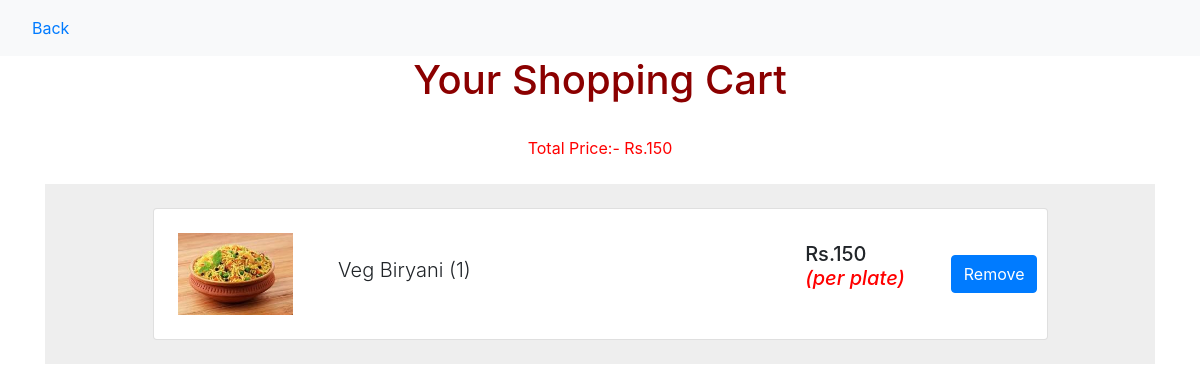
/customer/cart/ (signed in), run on the app's committed database.
### customer/models.py (models this page shows, shortened)
class CartItem(models.Model):
    product = models.ForeignKey(Recipe, null=True,on_delete=models.CASCADE,)
    user=models.ForeignKey(User,null=True, on_delete=models.CASCADE)
    quantity = models.PositiveIntegerField(null=True,default=0)

### vendor/models.py (models this page shows, shortened)
class Recipe(models.Model):
	vendor = models.ForeignKey(Vendor, null=True, on_delete=models.CASCADE, )
	recipe_name=models.CharField(max_length=100)
	recipe_price=models.IntegerField(null=True)
	recipe_discription=models.TextField(null=True)
	recipe_image=models.ImageField(upload_to='recipe')

### customer/views.py (the view)
# urls.py: path('cart/',views.cart,name='cart'),
def cart(request):
    cart_items = CartItem.objects.filter(user=request.user)
    total_price = sum(item.product.recipe_price * item.quantity for item in cart_items)
    return render(request, 'view_cart.html', {'cart_items': cart_items, 'total_price': total_price})

### templates/view_cart.html (shortened to what this page needs)
{% load static %}
<!doctype html>
<html lang="en">
  <head>
    <link rel="stylesheet" href="https://stackpath.bootstrapcdn.com/bootstrap/4.2.1/css/bootstrap.min.css">
</head>
<body>
  <nav class="navbar navbar-expand-lg navbar-light bg-light">
  <a class="nav-link active" href="/customer/customer_dashboard/">Back</a>
</nav>
    <div class="container">
    <h1 style="color:darkred; text-align: center; ">Your Shopping Cart</h1>
 <div class="product-list">
        <div>
          <br>
<p style="color:red; text-align:center;" class="mb-0">Total Price:- Rs.{{total_price}}</p>
          </div>
          <br>
   {% for item in cart_items %}
    <section class="h-10" style="background-color: #eee;">
  <div class="container h-100">
    <div class="row d-flex justify-content-center align-items-center h-100">
      <div class="col-10">
        <div class="card rounded-3 mb-4">
          <div class="card-body p-4">
            <div class="row d-flex justify-content-between align-items-center">
              <div class="col-md-2 col-lg-2 col-xl-2">
                <img
                  src="{{item.product.recipe_image.url}}"
                  class="img-fluid rounded-3" alt="Cotton T-shirt">
              </div>
              <div class="col-md-3 col-lg-3 col-xl-3">
                <p class="lead fw-normal mb-2">{{ item.product.recipe_name }} ({{ item.quantity }})</p>
              </div>
              <div class="col-md-3 col-lg-2 col-xl-2 offset-lg-1">
                <h5 class="mb-0">Rs.{{ item.product.recipe_price}}<p style="color:red;"><i>(per plate)</i></p></h5>
              </div>
               <button  type="button" class="btn btn-primary" > <a href="/customer/remove_cart/{{item.id}}" class="text-white">Remove</a></button>
            </div>
          </div>
        </div>
      </div>
    </div>
  </div>
  {% endfor %}
</section>
</body>
</html>

### data on the page
CartItem: product.recipe_image (picture), product.recipe_name "Veg Biryani", quantity "1", product.recipe_price "150"

### other printed values
{{ total_price }} "150"
